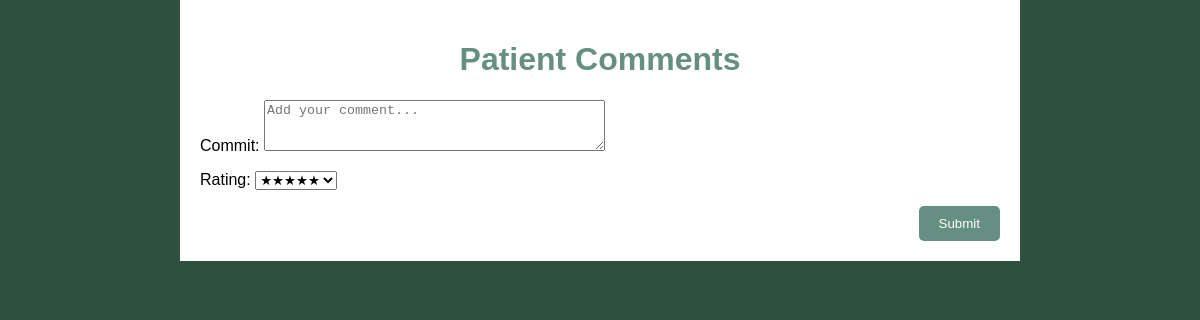
/view_commits/, run on an earlier commit of the app's database.
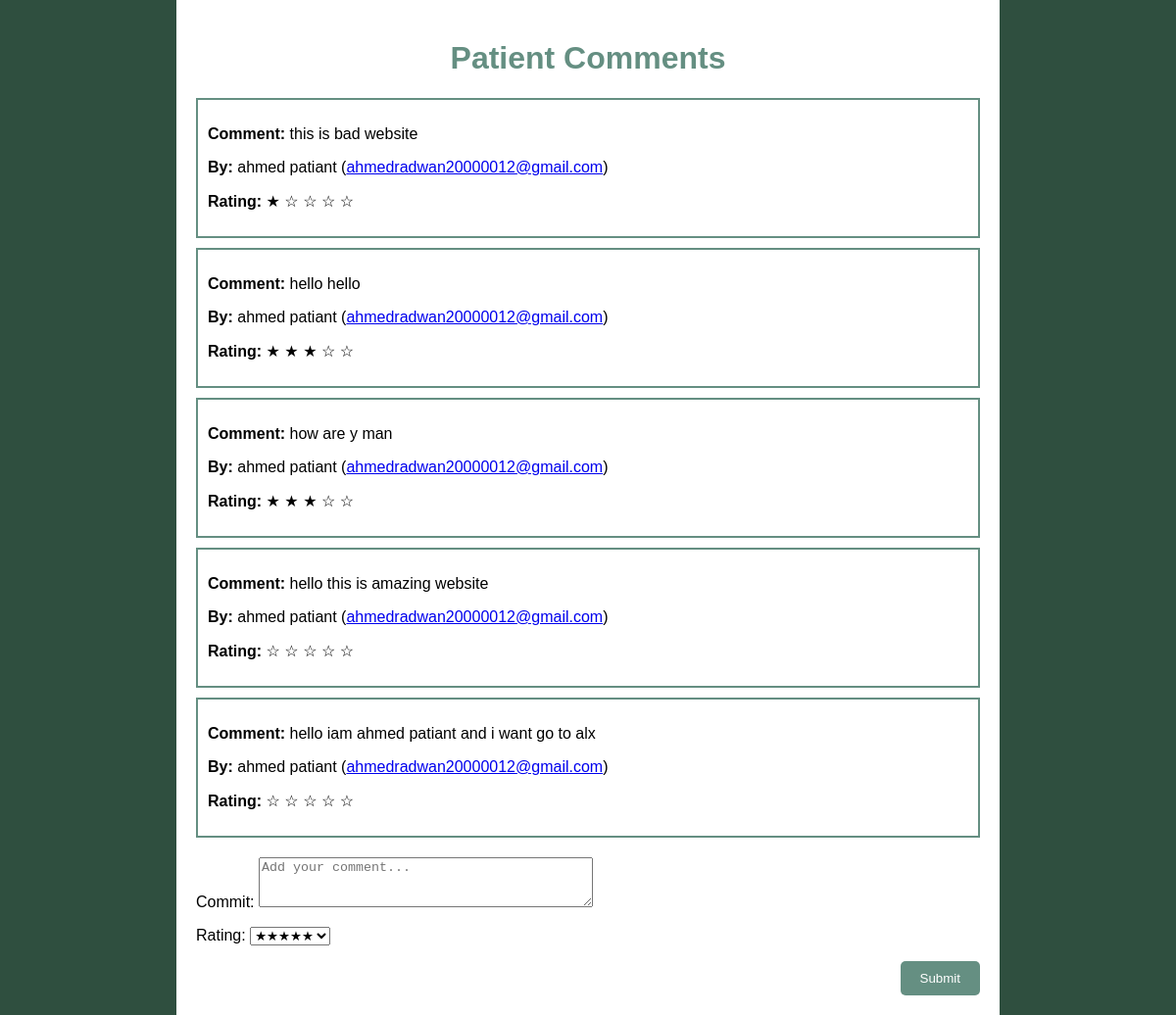
And on a later commit of the database.
### covid_19/models.py (models this page shows, shortened)
class Commit(models.Model):
    user = models.ForeignKey(User, on_delete=models.CASCADE)
    commit = models.TextField(max_length=255)
    created_at = models.DateTimeField(auto_now_add=True)
    rating = models.IntegerField(default=0)

### covid_19/views.py (the view)
# urls.py: path('view_commits/', views.view_commits, name='view_commits'),
def view_commits(request):
    if request.method == 'POST':
        form = CommitForm(request.POST)
        if form.is_valid():
            commit = form.save(commit=False)
            commit.user = request.user
            commit.save()
            messages.success(request, 'Commit submitted successfully.')
            return redirect('view_commits')
    else:
        form = CommitForm()
    commits = Commit.objects.all().order_by('-id')  # Display latest commits first
    context = {
        'form': form,
        'commits': commits,
    }
    return render(request, 'view_commit.html', context)

### covid_19/forms.py
class CommitForm(forms.ModelForm):
    class Meta:
        model = Commit
        fields = ['commit', 'rating']
        widgets = {
            'commit': forms.Textarea(attrs={'rows': 3, 'placeholder': 'Add your comment...'}),
            'rating': forms.Select(choices=[(5, '★★★★★'), (4, '★★★★☆'), (3, '★★★☆☆'), (2, '★★☆☆☆'), (1, '★☆☆☆☆')]),
        }

### covid_19/templates/view_commit.html (shortened to what this page needs)
<!DOCTYPE html>
<html lang="en">
<head>
                {% load static %}
    <link rel="stylesheet" href="{% static 'css/commit.css' %}">
</head>
<body>
    <div class="container">
        <h1>Patient Comments</h1>
        <div class="comments">
            {% for commit in commits %}
            <div class="comment">
                <p><strong>Comment:</strong> {{ commit.commit }}</p>
                <p><strong>By:</strong> {{ commit.user.username }} (<a href="mailto:{{ commit.user.email }}">{{ commit.user.email }}</a>)</p>
                <p><strong>Rating:</strong>
                    {% for i in "12345" %}
                        {% if forloop.counter <= commit.rating %}
                            &#9733;
                        {% else %}
                            &#9734;
                        {% endif %}
                    {% endfor %}
                </p>
            </div>
            {% endfor %}
        </div>
        <form id="commentForm" method="post">
            {{ form.as_p }}
            <button type="submit">Submit</button>
        </form>
    </div>
</body>
</html>

### covid_19/static/css/commit.css (style rules this page uses)
body { font-family: Arial, sans-serif; margin: 0; padding: 0; background-color: #2f4f3f }
.container { max-width: 800px; margin: 0 auto; padding: 20px; background-color: #fff }
h1 { text-align: center; color: #658f82; }
.comments { margin-bottom: 20px; }
.comment { border: 2px solid #658f82; padding: 10px; margin-bottom: 10px; }
button { display: block; margin-left: auto; margin-right: 0; padding: 10px 20px; background-color: #658f82; color: #fff; border: none; border-radius: 5px; cursor: pointer; }

What changed in the data, as far as the page shows it:
added Commit: commit "this is bad website", user.username "ahmed patiant", user.email "ahmedradwan20000012@gmail.com", rating 1 (drawn)
added Commit: commit "hello hello", user.username "ahmed patiant", user.email "ahmedradwan20000012@gmail.com", rating 3 (drawn)
added Commit: commit "how are y man", user.username "ahmed patiant", user.email "ahmedradwan20000012@gmail.com", rating 3 (drawn)
added Commit: commit "hello this is amazing website", user.username "ahmed patiant", user.email "ahmedradwan20000012@gmail.com", rating 0 (drawn)
added Commit: commit "hello iam ahmed patiant and i want go to alx", user.username "ahmed patiant", user.email "ahmedradwan20000012@gmail.com", rating 0 (drawn)
